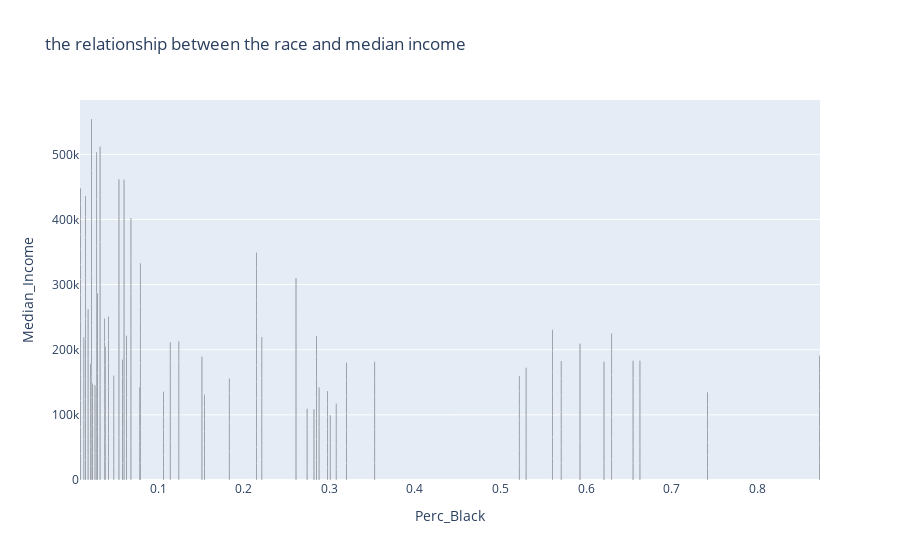

This figure's notebook cell:
### Markdown cell above
# Data Visualization
We will do the data visualization: visualize in the bar graph and the scatterplot then figure out the relationship or correlation between % of black people and Median Incomes.

### Code cell
fig = px.bar(df, x='Perc_Black', y='Median_Income', title='the relationship between the race and median income', color_discrete_sequence=['#000000'])  # Pure black color 
fig.show()

### Figure 1 — Plotly figure (JSON) as saved in the notebook; plotly's stock layout.template omitted (floating-point values rounded to 4 significant figures; data arrays with more than 128 entries replaced by an {"elided": "..."} marker saying what was removed)
{"data": [{"alignmentgroup": "True", "hovertemplate": "Perc_Black=%{x}<br>Median_Income=%{y}<extra></extra>", "legendgroup": "", "marker": {"color": "#000000", "pattern": {"shape": ""}}, "name": "", "offsetgroup": "", "orientation": "v", "showlegend": false, "textposition": "auto", "type": "bar", "x": {"elided": "385 float values"}, "xaxis": "x", "y": {"elided": "385 int values"}, "yaxis": "y"}], "layout": {"barmode": "relative", "legend": {"tracegroupgap": 0}, "title": {"text": "the relationship between the race and median income"}, "xaxis": {"anchor": "y", "domain": [0, 1], "title": {"text": "Perc_Black"}}, "yaxis": {"anchor": "x", "domain": [0, 1], "title": {"text": "Median_Income"}}}}
